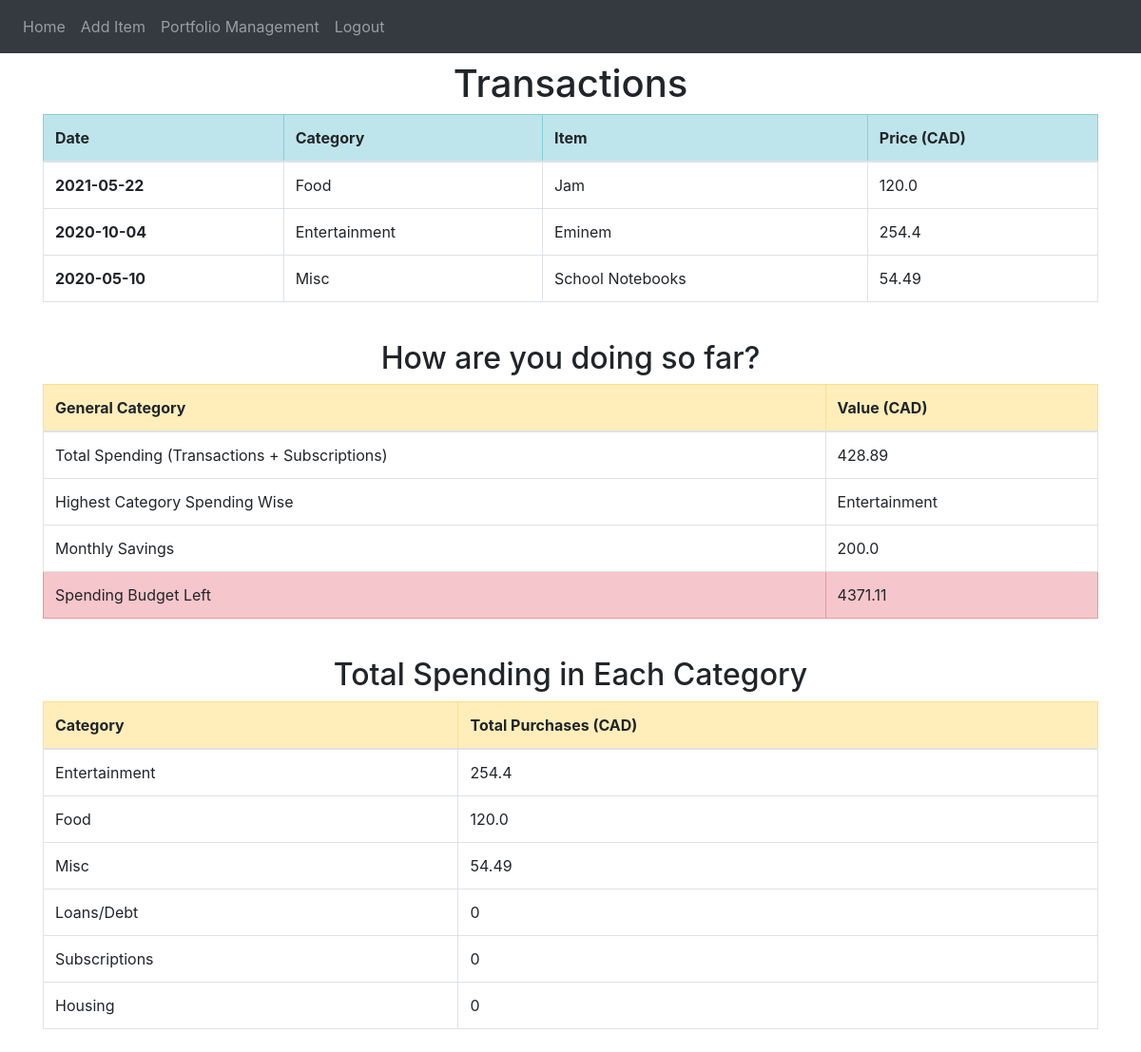
Screenshot of / (signed in) with the database file from the repository.
### website/models.py (models this page shows)
class Transaction(db.Model):
    id = db.Column(db.Integer, primary_key=True)
    date = db.Column(db.String(10))
    category = db.Column(db.String(150))
    item = db.Column(db.String(150))
    price = db.Column(db.Float)
    user_id = db.Column(db.Integer, db.ForeignKey('user.id'))

### website/views.py (the view)
@views.route('/')
@login_required
def home():
    transactions = db.session.query(Transaction).filter_by(user_id=current_user.id).filter(Transaction.category!='Subscriptions').order_by(desc(Transaction.date))
    portfolio = db.session.query(Portfolio).filter_by(user_id=current_user.id).first()
    subs_list = db.session.query(Transaction).\
        filter_by(user_id=current_user.id, category="Subscriptions")
    subscriptions = sum([x.price for x in subs_list])
    total_transactions = round(sum([x.price for x in transactions]), 2)
    savings = round((portfolio.savings_percent / 100) * portfolio.monthly_income, 2)
    budget_left = round(portfolio.monthly_income - subscriptions - total_transactions - savings, 2)
    total_spending = round(total_transactions + subscriptions, 2)
    max_spending_category = utils.get_highest_spending_category()
    total_spending_per_category_list = [{"category": c,
                                       "total_spending":utils.get_total_spending_for_category(c)}
                                       for c in constant.ACCEPTED_CATEGORIES]
    total_spending_per_category_list.sort(key=lambda x:x['total_spending'], reverse=True)
    return render_template("home.html", user=current_user, transactions=transactions,
        total_spending=total_spending,budget_left=budget_left,
        savings=savings, max_spending_category=max_spending_category,
        total_spending_per_category_list=total_spending_per_category_list)

### website/__init__.py (called while the page is built)
def create_app():
    app = Flask(__name__)
    app.config['SECRET_KEY'] = "thisismysecretkey"
    app.config['SQLALCHEMY_DATABASE_URI'] = f'sqlite:///{DB_NAME}'
    app.config['SQLALCHEMY_TRACK_MODIFICATIONS'] = False
    db.init_app(app)
    from .views import views
    from .auth import auth
    app.register_blueprint(views, url_prefix='/')
    app.register_blueprint(auth, url_prefix='/')
    from .models import User, Transaction, Portfolio
    create_database(app)
    login_manager = LoginManager()
    login_manager.login_view = 'auth.login'
    login_manager.init_app(app)
    @login_manager.user_loader
    def load_user(id):
        return User.query.get(int(id))
    return app

### website/utils.py (called while the page is built)
def get_total_spending_for_category(c):
    list = db.session.query(Transaction).filter_by(user_id=current_user.id, category=c)
    return sum([x.price for x in list])

def get_highest_spending_category():
    maximum_spending = -3
    max_category = ''
    for c in constant.ACCEPTED_CATEGORIES:
        val = get_total_spending_for_category(c)
        if val > maximum_spending:
            max_category = c
            maximum_spending = val
    return max_category

### website/templates/home.html (shortened to what this page needs)
{% extends "base.html" %}
{% block content %}
    <h1 class="text-center">Transactions</h1>
    <table class="table table-bordered">
        <thead>
            <tr class="table-info">
                <th scope="col">Date</th>
                <th scope="col">Category</th>
                <th scope="col">Item</th>
                <th scope="col">Price (CAD)</th>
            </tr>
        </thead>
        <tbody>
            {% for transaction in transactions %}
                <tr>
                    <th scope="row">{{ transaction.date }}</th>
                    <td>{{ transaction.category }}</td>
                    <td>{{ transaction.item }}</td>
                    <td>{{ transaction.price * 1.0 }}</td>
                </tr>
            {% endfor %}
        </tbody>
    </table>
    <br />
    <h2 class="text-center">How are you doing so far?</h2>
    <table class="table table-bordered">
        <thead>
            <tr class="table-warning">
                <th scope="col">General Category</th>
                <th scope="col">Value (CAD)</th>
            </tr>
        </thead>
        <tbody>
                <tr>
                    <td>Total Spending (Transactions + Subscriptions)</td>
                    <td>{{ total_spending }}</td>
                </tr>
                <tr>
                    <td>Highest Category Spending Wise</td>
                    <td>{{ max_spending_category }}</td>
                </tr>
                <tr>
                    <td>Monthly Savings</td>
                    <td>{{ savings }}</td>
                </tr>
                <tr class="table-danger">
                    <td>Spending Budget Left</td>
                    <td>{{ budget_left }}</td>
                </tr>
        </tbody>
    </table>
    <br />
    <h2 class="text-center">Total Spending in Each Category</h2>
    <table class="table table-bordered">
        <thead>
            <tr class="table-warning">
                <th scope="col">Category</th>
                <th scope="col">Total Purchases (CAD)</th>
            </tr>
        </thead>
        <tbody>
            {% for dict in total_spending_per_category_list %}
                <tr>
                    <td>{{ dict['category'] }}</td>
                    <td>{{ dict['total_spending'] }}</td>
                </tr>
            {% endfor %}
        </tbody>
    </table>
{% endblock %}

### website/templates/base.html (shortened to what this page needs)
 <!DOCTYPE html>
 <html lang="en">
 <head>
     <link
      rel="stylesheet"
      href="https://stackpath.bootstrapcdn.com/bootstrap/4.4.1/css/bootstrap.min.css"
    />
    <link
      rel="stylesheet"
      href="https://stackpath.bootstrapcdn.com/font-awesome/4.7.0/css/font-awesome.min.css"
    />
 </head>
 <body>
    <nav class="navbar navbar-expand-lg navbar-dark bg-dark">
        <div class="collapse navbar-collapse" id="navbar">
            <div class="navbar-nav">
                {% if user.is_authenticated %}
                    <a class="nav-item nav-link" id="home" href="/">Home</a>
                    <a class="nav-item nav-link" id="add" href="/add">Add Item</a>
                    <a class="nav-item nav-link" id="portfolio" href="/portfolio">Portfolio Management</a>
                    <a class="nav-item nav-link" id="logout" href="/logout">Logout</a>
                {% else %}
                    <a class="nav-item nav-link" id="register" href="/register">Register</a>
                    <a class="nav-item nav-link" id="login" href="/login">Login</a>
                {% endif %}
            </div>
        </div>
    </nav>
    <div class="container py-2">
        {% block content %}{% endblock %}
    </div>
 </body>
 </html>

### rows the page displays
Transaction: category "Food", total_spending "120.0"
Transaction: category "Entertainment", total_spending "254.4"
Transaction: category "Misc", total_spending "54.49"

### other values shown
{{ total_spending }} "428.89"
{{ savings }} "200.0"
{{ budget_left }} "4371.11"
{{ dict['category'] }} "Loans/Debt" "Subscriptions" "Housing"
{{ dict['total_spending'] }} "0" "0" "0"
